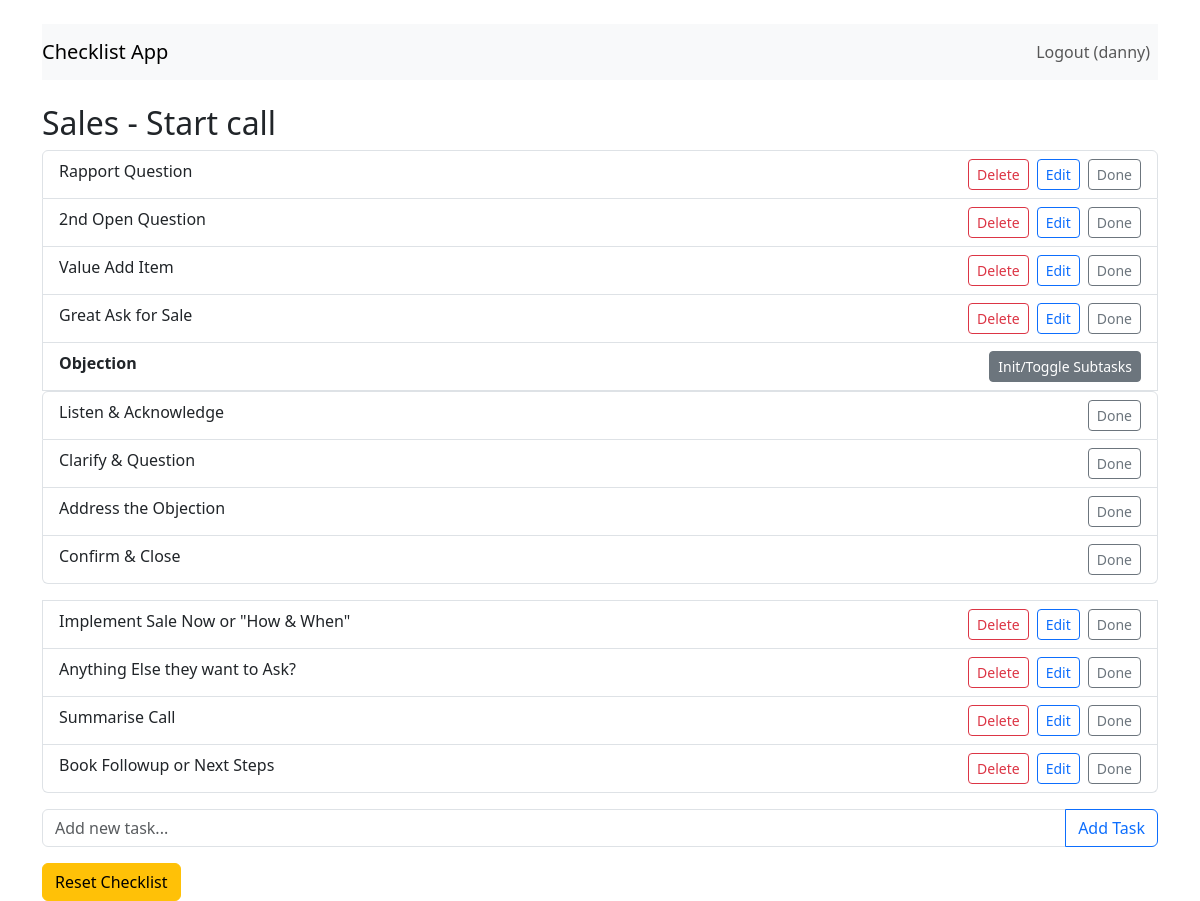
Page /checklist/sales/start call (signed in) on the committed database.
### your_project/app.py (models this page shows, shortened)
class User(UserMixin, db.Model):
    id = db.Column(db.Integer, primary_key=True)
    username = db.Column(db.String(150), unique=True, nullable=False)
    password_hash = db.Column(db.String(150), nullable=False)
    tasks = db.relationship('Task', backref='owner', lazy=True)

class Task(db.Model):
    id = db.Column(db.Integer, primary_key=True)
    user_id = db.Column(db.Integer, db.ForeignKey('user.id'), nullable=False)
    call_type = db.Column(db.String(50), nullable=False)
    checklist_type = db.Column(db.String(50), nullable=False)
    text = db.Column(db.String(250), nullable=False)
    done = db.Column(db.Boolean, default=False)
    parent_task_id = db.Column(db.Integer, db.ForeignKey('task.id'), nullable=True)
    subtasks = db.relationship('Task', backref=db.backref('parent', remote_side=[id]), lazy=True)
    created_at = db.Column(db.DateTime, default=datetime.utcnow)

### your_project/app.py (the view)
@app.route("/checklist/<call_type>/<checklist_type>")
@login_required
def checklist(call_type, checklist_type):
    populate_default_tasks(current_user, call_type, checklist_type)
    tasks = Task.query.filter_by(
        user_id=current_user.id,
        call_type=call_type,
        checklist_type=checklist_type,
        parent_task_id=None
    ).order_by(Task.id).all()
    return render_template("checklist.html", call_type=call_type, checklist_type=checklist_type, tasks=tasks)

### your_project/app.py (called while the page is built, shortened)
@login_manager.user_loader
def load_user(user_id):
    return User.query.get(int(user_id))

def populate_default_tasks(user, call_type, checklist_type):
    existing = Task.query.filter_by(
        user_id=user.id, call_type=call_type, checklist_type=checklist_type, parent_task_id=None
    ).first()

### your_project/templates/checklist.html
{% extends "base.html" %}
{% block content %}
  <h2>{{ call_type.capitalize() }} - {{ checklist_type.capitalize() }}</h2>
  <ul class="list-group mb-3">
    {% for task in tasks %}
      <li class="list-group-item">
        {% if task.text == "Objection" and (task.call_type in ["sales", "support"]) and (task.checklist_type == "start call") %}
          <strong>Objection</strong>
          <a href="{{ url_for('toggle_task', task_id=task.id) }}" class="btn btn-secondary btn-sm float-end">Init/Toggle Subtasks</a>
        {% else %}
          {{ task.text }}
          <a href="{{ url_for('toggle_task', task_id=task.id) }}" class="btn btn-sm {% if task.done %}btn-success{% else %}btn-outline-secondary{% endif %} float-end">
            {% if task.done %}Undo{% else %}Done{% endif %}
          </a>
          <a href="{{ url_for('edit_task', task_id=task.id) }}" class="btn btn-sm btn-outline-primary float-end me-2">Edit</a>
          <a href="{{ url_for('delete_task', task_id=task.id) }}" class="btn btn-sm btn-outline-danger float-end me-2">Delete</a>
        {% endif %}
      </li>
      {% if task.text == "Objection" and task.subtasks %}
        <ul class="list-group mb-3">
          {% for sub in task.subtasks %}
            <li class="list-group-item">
              {{ sub.text }}
              <a href="{{ url_for('toggle_subtask', subtask_id=sub.id) }}" class="btn btn-sm {% if sub.done %}btn-success{% else %}btn-outline-secondary{% endif %} float-end">
                {% if sub.done %}Undo{% else %}Done{% endif %}
              </a>
            </li>
          {% endfor %}
        </ul>
      {% endif %}
    {% endfor %}
  </ul>
  <form action="{{ url_for('add_task', call_type=call_type, checklist_type=checklist_type) }}" method="post">
    <div class="input-group">
      <input type="text" name="task_text" class="form-control" placeholder="Add new task..." required>
      <button class="btn btn-outline-primary" type="submit">Add Task</button>
    </div>
  </form>
  <a href="{{ url_for('new_call', call_type=call_type, checklist_type=checklist_type) }}" class="btn btn-warning mt-3">Reset Checklist</a>
{% endblock %}

### your_project/templates/base.html (shortened to what this page needs)
<!DOCTYPE html>
<html lang="en">
<head>
    <link href="https://cdn.jsdelivr.net/npm/bootstrap@5.3.0/dist/css/bootstrap.min.css" rel="stylesheet">
</head>
<body class="container mt-4">
    <nav class="navbar navbar-expand-lg navbar-light bg-light mb-4">
        <a class="navbar-brand" href="{{ url_for('home') }}">Checklist App</a>
        <div class="collapse navbar-collapse">
            <ul class="navbar-nav ms-auto">
                {% if current_user.is_authenticated %}
                <li class="nav-item">
                    <a class="nav-link" href="{{ url_for('logout') }}">Logout ({{ current_user.username }})</a>
                </li>
                {% else %}
                <li class="nav-item">
                    <a class="nav-link" href="{{ url_for('login') }}">Login</a>
                </li>
                {% endif %}
            </ul>
        </div>
    </nav>
    {% block content %}{% endblock %}
</body>
</html>

### rows in the picture
User: username "danny"
Task: text "Rapport Question", done "Done"
Task: text "2nd Open Question", done "Done"
Task: text "Value Add Item", done "Done"
Task: text "Great Ask for Sale", done "Done"
Task: text "Listen & Acknowledge", done "Done"
Task: text "Clarify & Question", done "Done"
Task: text "Address the Objection", done "Done"
Task: text "Confirm & Close", done "Done"
Task: text "Implement Sale Now or \"How & When\"", done "Done"
Task: text "Anything Else they want to Ask?", done "Done"
Task: text "Summarise Call", done "Done"
Task: text "Book Followup or Next Steps", done "Done"

### other values in the picture
{{ call_type.capitalize() }} "Sales"
{{ checklist_type.capitalize() }} "Start call"
